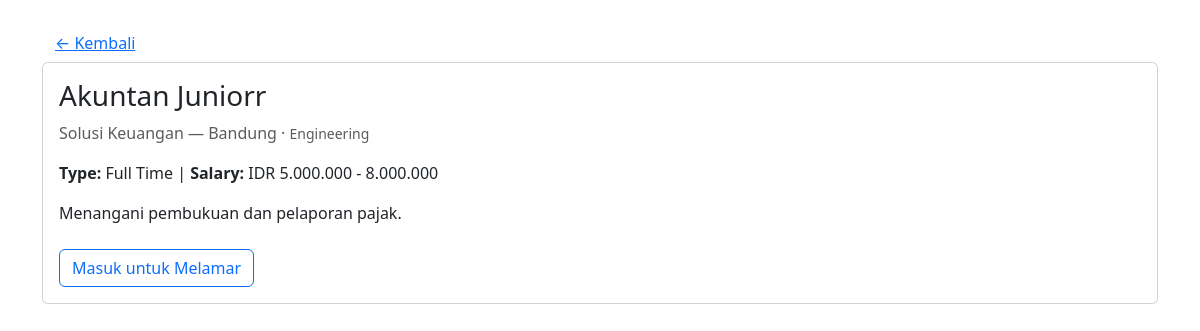
Page /job_detail.php?id=2 on the committed database.
### tables this page shows
CREATE TABLE `jobs` (
  `id` int NOT NULL,
  `title` varchar(150) NOT NULL,
  `company` varchar(150) NOT NULL,
  `location` varchar(120) NOT NULL,
  `category` varchar(100) NOT NULL,
  `type` varchar(50) DEFAULT 'Full-time',
  `salary` varchar(80) DEFAULT '',
  `description` text,
  `logo` varchar(255) DEFAULT NULL,
  `posted_at` timestamp NOT NULL DEFAULT CURRENT_TIMESTAMP,
  `status` enum('pending','active','inactive') DEFAULT 'pending'
);

### job_detail.php (the view, shortened to what this page needs)
<?php
require_once('./config.php'); session_start();
$id = intval($_GET['id'] ?? 0);
$stmt = $conn->prepare('SELECT * FROM jobs WHERE id = ?'); $stmt->bind_param('i',$id); $stmt->execute();
$job = $stmt->get_result()->fetch_assoc(); if(!$job){ header('Location: index.php'); exit; }
?>
<!doctype html>
<html lang="id">
<head>
    <link href="https://cdn.jsdelivr.net/npm/bootstrap@5.3.0/dist/css/bootstrap.min.css" rel="stylesheet">
</head>
<body>
    <div class="container py-4"><a href="index.php" class="btn btn-link">&larr; Kembali</a>
        <div class="card">
            <div class="card-body">
                <h3><?=htmlspecialchars($job['title'])?></h3>
                <p class="text-muted"><?=htmlspecialchars($job['company'])?> — <?=htmlspecialchars($job['location'])?> ·
                    <small><?=htmlspecialchars($job['category'])?></small></p>
                <p><strong>Type:</strong> <?=htmlspecialchars($job['type'])?> | <strong>Salary:</strong>
                    <?=htmlspecialchars($job['salary'])?></p>
                <div class="mt-3"><?=nl2br(htmlspecialchars($job['description']))?></div>
                <div class="mt-4">
                    <?php if(isset($_SESSION['user_id'])): ?>
                    <a href="apply.php?job_id=<?=$job['id']?>" class="btn btn-primary">Lamar Sekarang</a>
                    <a href="dashboard.php" class="btn btn-outline-secondary">Dashboard Pelamar</a>
                    <?php else: ?>
                    <a href="login.php" class="btn btn-outline-primary">Masuk untuk Melamar</a>
                    <?php endif; ?>
                </div>
            </div>
        </div>
    </div>
</body>
</html>

### rows in the picture
jobs: title "Akuntan Juniorr", company "Solusi Keuangan", location "Bandung", category "Engineering", type "Full Time", salary "IDR 5.000.000 - 8.000.000", description "Menangani pembukuan dan pelaporan pajak."
